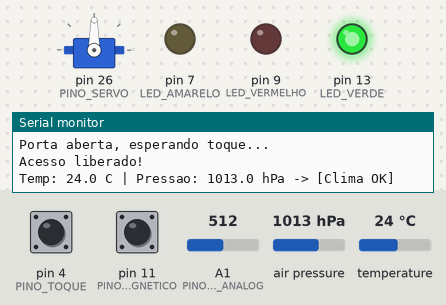
A sketch run on a simulated Arduino Mega 2560, built with avr-gcc and run on an emulated ATmega2560. Shown: servo, output pins drawn as LEDs (lit = HIGH), the last lines printed to the serial monitor. The test bench sets the inputs (shaded band); at power-on: air pressure 1013 hPa, A1 (PINO_TOQUE_ANALOG) = 512, temperature 24 °C, pin 4 (PINO_TOQUE) HIGH, pin 11 (PINO_MAGNETICO) HIGH.

Above: at 2.3 s.
2.4 s: air pressure set to 1019 hPa
6.1 s: air pressure set to 1022 hPa
At 6.8 s:
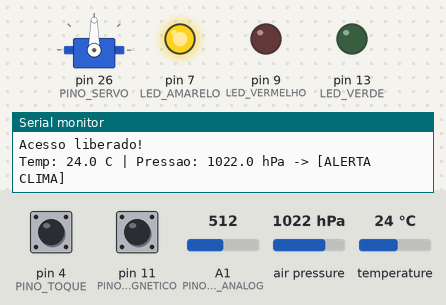
9.8 s: A1 (PINO_TOQUE_ANALOG) set to 492
At 9.8 s:
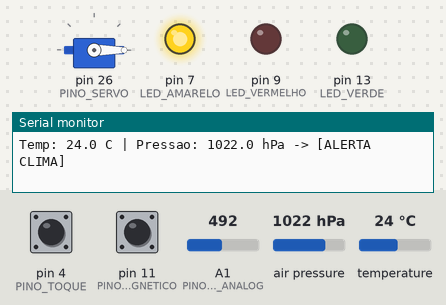
11.3 s: air pressure set to 952 hPa
At 11.9 s:
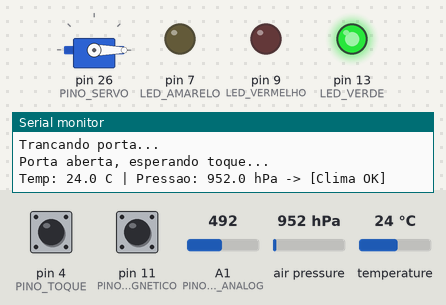
15.0 s: temperature set to 15.6 °C
17.7 s: temperature set to 14.6 °C
At 19.1 s:
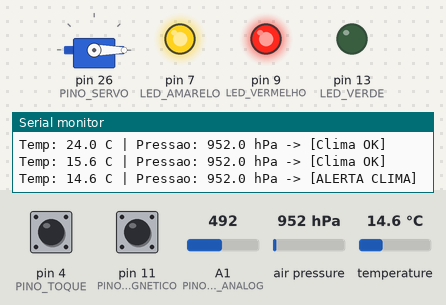
Timing chart, 0 to 20.4 s (numbered marks = the images above; inputs shaded):
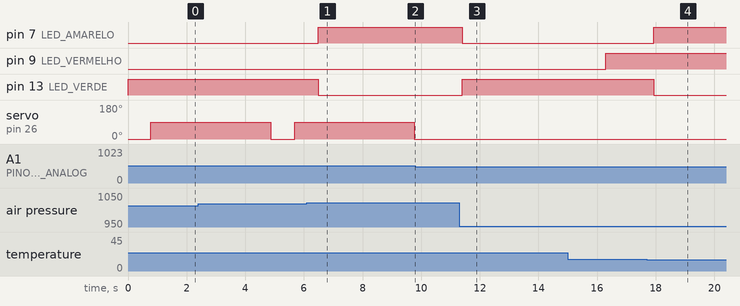

Measured:
- the behaviour switches between 1020 and 1021 hPa on air pressure (found by bisection; images 0 and 1)
- the behaviour switches between 501 and 500 on A1 (PINO_TOQUE_ANALOG) (found by bisection; images 1 and 2)
- the behaviour switches between 15 and 14.9 °C on temperature (found by bisection; images 3 and 4)
- after the input at 6.1 s, pin 7 (LED_AMARELO): LOW → HIGH after 0.40 s; pin 13 (LED_VERDE): HIGH → LOW after 0.40 s
- after the input at 9.8 s, servo on pin 26 (PINO_SERVO): stays 0° (without the input it goes to 90° after 0.79 s)
- after the input at 11.3 s, pin 7 (LED_AMARELO): HIGH → LOW after 0.10 s; pin 13 (LED_VERDE): LOW → HIGH after 0.10 s
- after the input at 17.7 s, pin 7 (LED_AMARELO): LOW → HIGH after 0.23 s; pin 13 (LED_VERDE): HIGH → LOW after 0.23 s

The sketch:

ProjetoSensores.ino
```cpp
#include <OneWire.h>
#include <DallasTemperature.h>
#include <Adafruit_BMP280.h>
#include <Servo.h>

// definicao dos pinos dos leds
#define LED_AMARELO   7
#define LED_VERMELHO  9
#define LED_VERDE     13

// pinos dos sensores
#define PINO_MAGNETICO 11   // sensor de ima ky-021
#define PINO_TOQUE     4    // digital do sensor de toque
#define PINO_TOQUE_ANALOG A1 // analogico do sensor de toque

#define PINO_TEMP      A0   // sensor ds18b20 de temperatura
#define PINO_SERVO     26   // servo motor no mega

// sensor bmp280
#define BMP_SDA  A5
#define BMP_SCL  A4
#define BMP_SND  -1   // -1 desativa o que nao vai usar no circuito
#define BMP_CS   -1


// setup dos objetos das bibliotecas
OneWire oneWire(PINO_TEMP);
DallasTemperature sensores(&oneWire);

// forca o bmp a ler nos pinos analogicos
Adafruit_BMP280 bmp(BMP_CS, BMP_SDA, BMP_SND, BMP_SCL);

Servo meuServo;

// variaveis de controle do tempo e estados
unsigned long tempoAbertura = 0;
bool portaAberta = false;
bool alarmeDisparado = false;
const long tempoLimite = 5000; // 5 segundos de tolerancia
unsigned long ultimoEnvioSerial = 0;

// variaveis para controlar o servo sem travar o codigo com delay
unsigned long tempoServoAberto = 0;
bool servoAberto = false;

void setup() {
  Serial.begin(9600);
  Serial.println("--- Sistema Iniciado ---");

  // configura pinos dos leds
  pinMode(LED_AMARELO, OUTPUT);
  pinMode(LED_VERMELHO, OUTPUT);
  pinMode(LED_VERDE, OUTPUT);

  // pullup pros sensores pra garantir sinal estavel
  pinMode(PINO_MAGNETICO, INPUT_PULLUP);
  pinMode(PINO_TOQUE, INPUT_PULLUP);

  // inicia o servo trancado
  meuServo.attach(PINO_SERVO);
  meuServo.write(0);

  // liga o ds18b20
  sensores.begin();

  // tenta iniciar o bmp no endereco 0x76, se nao der tenta no 0x77
  if (!bmp.begin(0x76)) {
    if (!bmp.begin(0x77)) {
      Serial.println("Erro no BMP280!");
      while (1); // trava aqui se der ruim no sensor
    }
  }

  // estado inicial dos leds (verde ligado)
  digitalWrite(LED_VERDE, HIGH);
  digitalWrite(LED_AMARELO, LOW);
  digitalWrite(LED_VERMELHO, LOW);
}

void loop() {
  // --- parte 1: leitura dos sensores de clima ---
  sensores.requestTemperatures();
  float temperatura = sensores.getTempCByIndex(0);
  float pressao = bmp.readPressure() / 100.0F; // converte pra hPa

  // acende o amarelo se o clima passar dos limites
  if (temperatura > 28.0 || temperatura < 15.0 || pressao > 1020.0) {
    digitalWrite(LED_AMARELO, HIGH);
    digitalWrite(LED_VERDE, LOW);
  } else {
    digitalWrite(LED_AMARELO, LOW);
    digitalWrite(LED_VERDE, HIGH);
  }

  // printa no monitor a cada 1 segundo pra nao inundar o serial
  if (millis() - ultimoEnvioSerial > 1000) {
    Serial.print("Temp: ");
    Serial.print(temperatura, 1);
    Serial.print(" C | Pressao: ");
    Serial.print(pressao, 1);
    Serial.print(" hPa");

    // FIX: mudado para digitalRead para checar o estado corretamente
    if (digitalRead(LED_AMARELO) == HIGH) {
      Serial.println(" -> [ALERTA CLIMA]");
    } else {
      Serial.println(" -> [Clima OK]");
    }
    ultimoEnvioSerial = millis();
  }

  // --- parte 2: seguranca e controle da porta ---
  int estadoPorta = digitalRead(PINO_MAGNETICO);
  int estadoToque = digitalRead(PINO_TOQUE);
  int leituraToqueAnalog = analogRead(PINO_TOQUE_ANALOG);

  // se afastar o ima (porta aberta), comeca a contar o tempo
  if (estadoPorta == HIGH && !portaAberta && !alarmeDisparado && !servoAberto) {
    portaAberta = true;
    tempoAbertura = millis();
    Serial.println("Porta aberta, esperando toque...");
  }

  if (portaAberta) {
    unsigned long tempoDecorrido = millis() - tempoAbertura;

    // checa se tocou no sensor (digital ou analogico)
    if (estadoToque == LOW || leituraToqueAnalog > 500) {
      portaAberta = false;
      servoAberto = true;
      tempoServoAberto = millis(); // guarda quando abriu pra fechar depois

      Serial.println("Acesso liberado!");
      meuServo.write(90); // destranca
    }
    // se estourar o tempo de 5 segundos sem tocar, ativa alarme
    else if (tempoDecorrido > tempoLimite) {
      portaAberta = false;
      alarmeDisparado = true;
    }
  }

  // fecha o servo sozinho depois de 4 segundos sem usar delay()
  if (servoAberto && (millis() - tempoServoAberto > 4000)) {
    meuServo.write(0);
    servoAberto = false;
    Serial.println("Trancando porta...");
  }

  // se o alarme tiver ativo, pisca o aviso e liga o led vermelho
  if (alarmeDisparado) {
    digitalWrite(LED_VERMELHO, HIGH);
    meuServo.write(0); // garante que ta trancado

    if (millis() % 1000 < 50) {
      Serial.println("!!! INTRUSO DETECTADO !!!");
    }

    // fecha a porta (encosta o ima) pra dar o reset no alarme
    if (estadoPorta == LOW) {
      alarmeDisparado = false;
      digitalWrite(LED_VERMELHO, LOW);
      Serial.println("Sistema resetado.");
    }
  }

  delay(50); // estabiliza o loop
}
```
